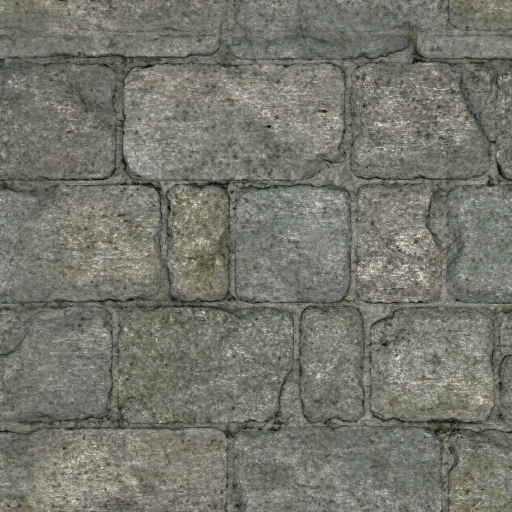
#> input picture assets/3d/tex_flagstone.png, 1024 x 1024 px, given in place of tex_stone_raw.png, which was not available (shown at 1/2 size)
$ python make-tileable.py
#> lines starting #> are read from the running program, lines starting #| are printed output that depends on the picture; pictures that were not available may be replaced by others from this repository, and a replacement may not be noted
#!/usr/bin/env python3
"""Turns the generated 3D surface images into seamless tiles: crops (floors square), cross-fades
each edge into the opposite one, and resizes. Re-run after regenerating group "3d".

    python3 tools/make-tileable.py
"""
from PIL import Image

# name: (square crop, output size)
TEXTURES = {
    'stone': (False, (1280, 720)),
    'plaster': (False, (1280, 720)),
    'flagstone': (True, (1024, 1024)),
    'floorboards': (True, (1024, 1024)),
}
BLEND = 0.12


def blend_axis(im, horizontal):
    w, h = im.size
    n = w if horizontal else h
    b = int(n * BLEND)
    keep = n - b
    box = (0, 0, keep, h) if horizontal else (0, 0, w, keep)
    out = im.crop(box)
    for i in range(b):
        a = i / b
        if horizontal:
            head = im.crop((i, 0, i + 1, h))
            tail = im.crop((keep + i, 0, keep + i + 1, h))
            out.paste(Image.blend(tail, head, a), (i, 0))
        else:
            head = im.crop((0, i, w, i + 1))
            tail = im.crop((0, keep + i, w, keep + i + 1))
            out.paste(Image.blend(tail, head, a), (0, i))
    return out


for name, (square, size) in TEXTURES.items():
    im = Image.open(f'assets/3d/tex_{name}_raw.png').convert('RGB')
#> im is the input picture: PIL image 1024x1024 RGB; mean R, G, B 117, 118.1, 107.9
    if square:
        w, h = im.size
        s = min(w, h)
        im = im.crop(((w - s) // 2, (h - s) // 2, (w + s) // 2, (h + s) // 2))
    im = blend_axis(blend_axis(im, True), False)
#> in blend_axis, `out = im.crop(box)`:
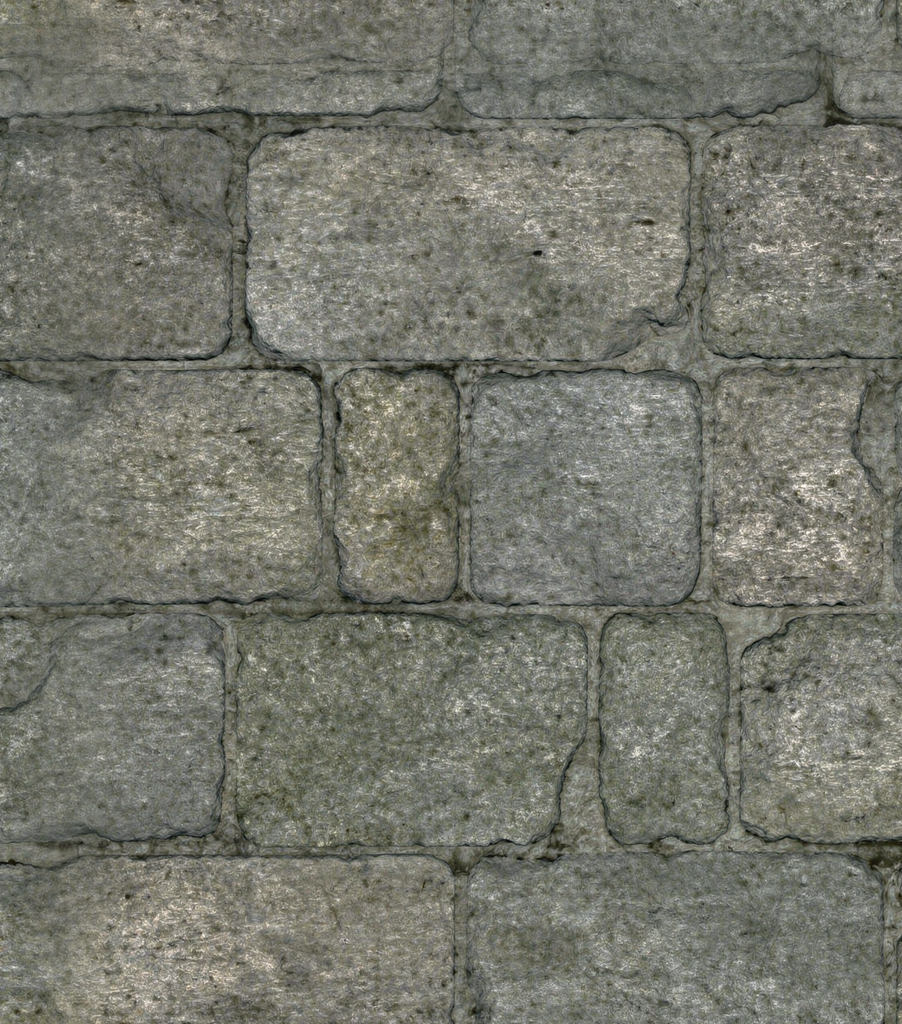
#> out: PIL image 902x1024 RGB; mean R, G, B 117.3, 118.3, 108.1
#> call 2 of blend_axis, with horizontal = False
#> in blend_axis (call 2), `w, h = im.size`: w = 902
#> in blend_axis (call 2), `box = (0, 0, keep, h) if horizontal else (0, 0, w, keep)`: box = (0, 0, 902, 902)
#> in blend_axis (call 2), `out = im.crop(box)`:
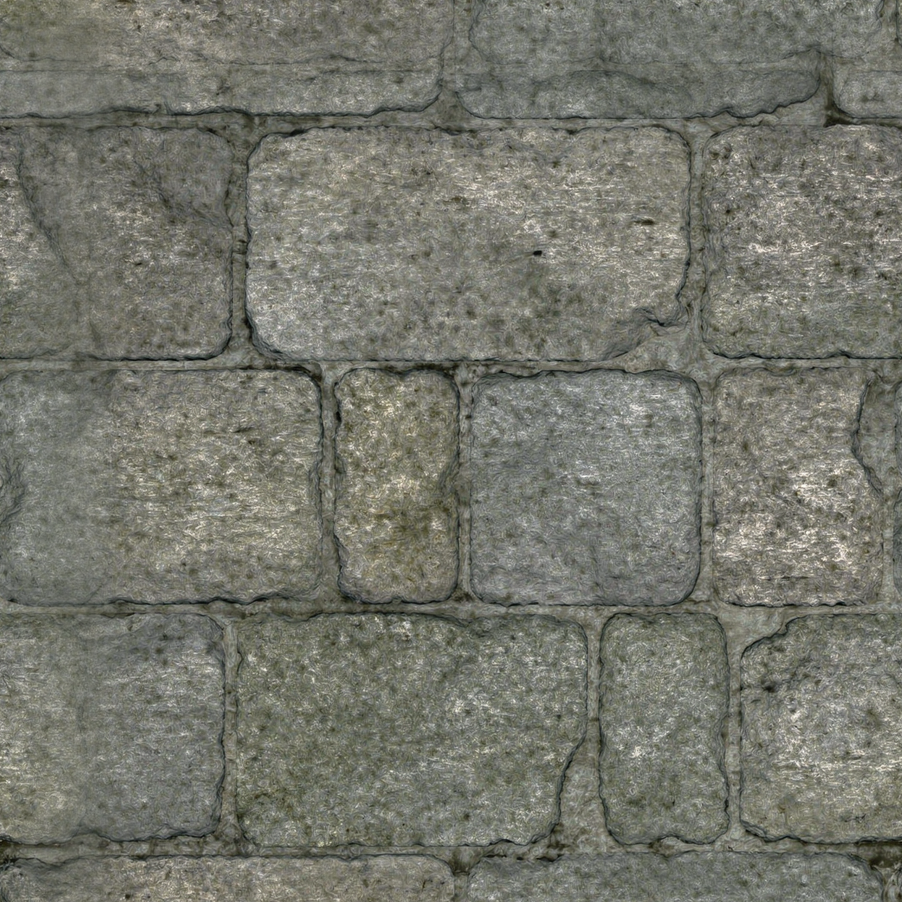
#> out: PIL image 902x902 RGB; mean R, G, B 116.8, 117.8, 107.6
#> the loop in blend_axis (call 2), `for i in range(b):` made 122 passes
#> a on passes 1 to 12: 0, 0.0082, 0.0164, 0.0246, 0.0328, 0.041, 0.0492, 0.0574, 0.0656, 0.0738, 0.082, 0.0902
    im.resize(size, Image.LANCZOS).save(f'assets/3d/tex_{name}.png', optimize=True)
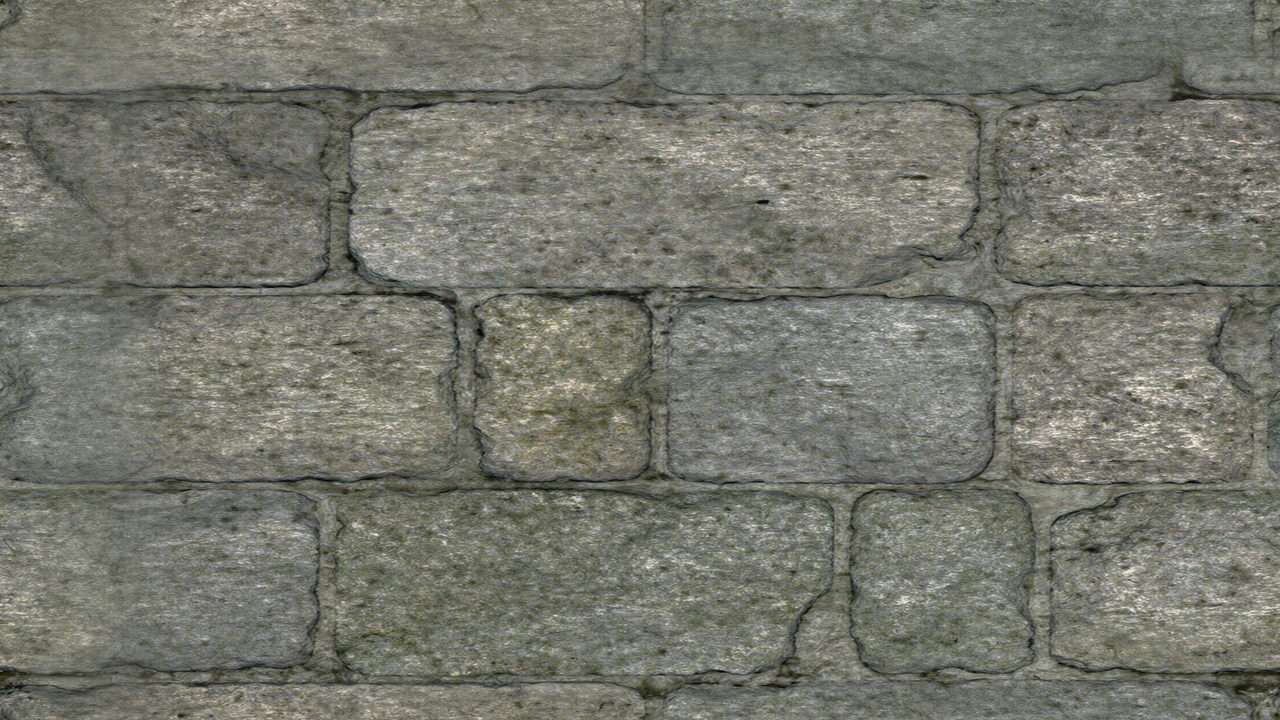
#> saved as tex_stone.png: PIL image 1280x720 RGB; mean R, G, B 117.3, 118.3, 108
    print(name, size)
#> pass 2 of the loop `for name, (square, size) in TEXTURES.items():`:
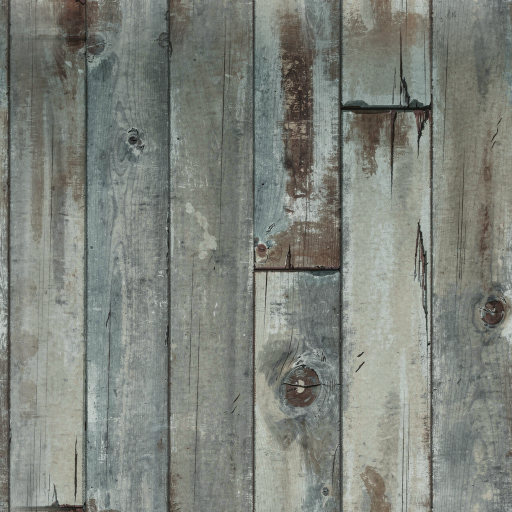
#> input picture assets/3d/tex_floorboards.png, 1024 x 1024 px, given in place of tex_plaster_raw.png, which was not available (shown at 1/2 size)
#> im is the input picture: PIL image 1024x1024 RGB; mean R, G, B 126.6, 130.8, 123.4
#> after the loop in blend_axis (call 3), `for i in range(b):`:
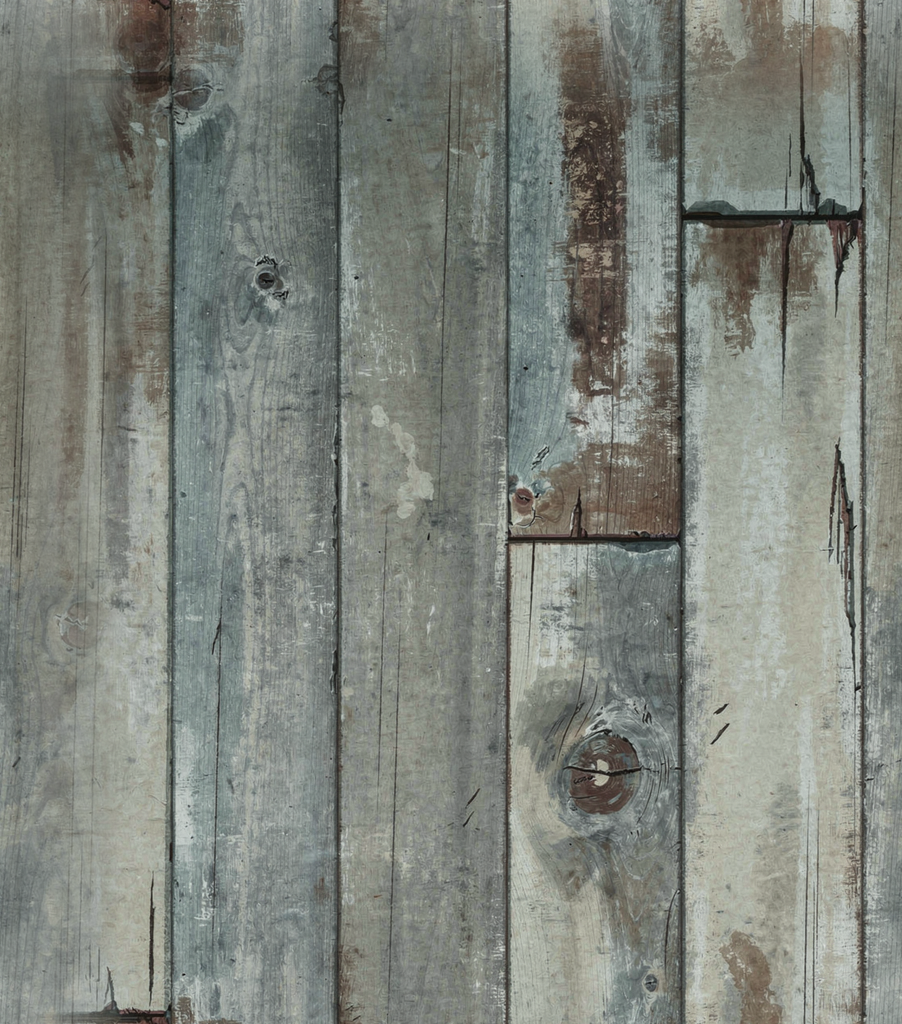
#> out: PIL image 902x1024 RGB; mean R, G, B 127, 131.3, 123.9
#> `im.resize(size, Image.LANCZOS).save(f'assets/3d/tex_{name}.png', optim..`:
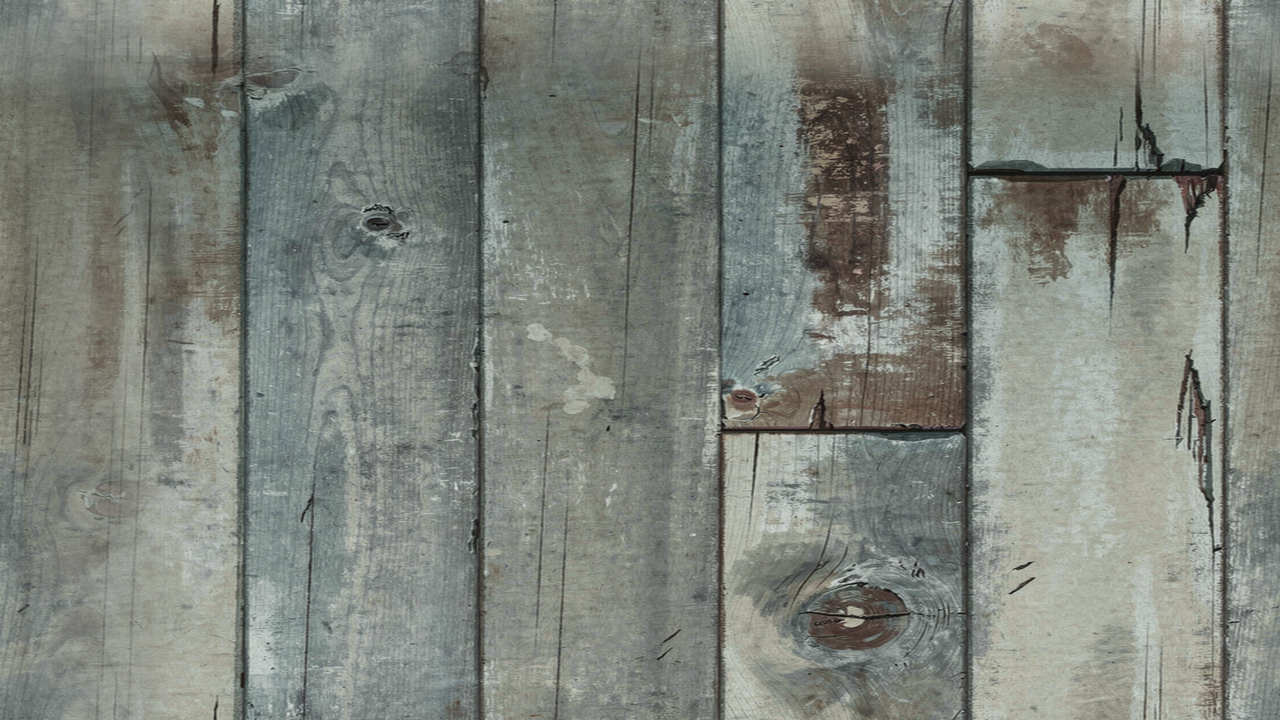
#> saved as tex_plaster.png: PIL image 1280x720 RGB; mean R, G, B 126.8, 131.4, 124.1
#> (the run stopped early here; a loop or call above may not have finished)
